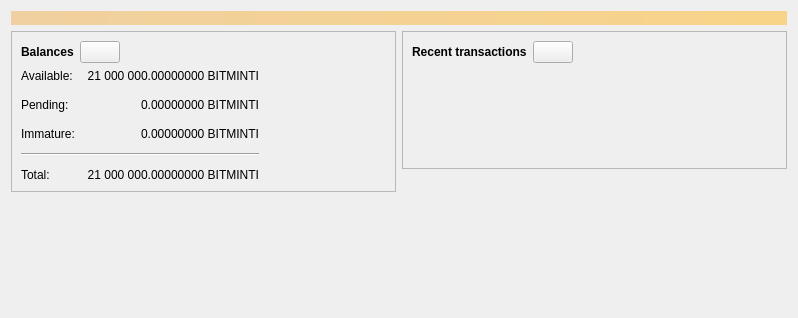
<?xml version="1.0" encoding="UTF-8"?>
<ui version="4.0">
 <class>OverviewPage</class>
 <widget class="QWidget" name="OverviewPage">
  <property name="geometry">
   <rect>
    <x>0</x>
    <y>0</y>
    <width>798</width>
    <height>318</height>
   </rect>
  </property>
  <property name="windowTitle">
   <string>Form</string>
  </property>
  <layout class="QVBoxLayout" name="topLayout">
   <item>
    <widget class="QLabel" name="labelAlerts">
     <property name="visible">
      <bool>false</bool>
     </property>
     <property name="styleSheet">
      <string notr="true">QLabel { background-color: qlineargradient(x1: 0, y1: 0, x2: 1, y2: 0, stop:0 #F0D0A0, stop:1 #F8D488); color:#000000; }</string>
     </property>
     <property name="wordWrap">
      <bool>true</bool>
     </property>
     <property name="margin">
      <number>3</number>
     </property>
     <property name="textInteractionFlags">
      <set>Qt::TextSelectableByMouse</set>
     </property>
    </widget>
   </item>
   <item>
    <layout class="QHBoxLayout" name="horizontalLayout" stretch="1,1">
     <item>
      <layout class="QVBoxLayout" name="verticalLayout_2">
       <item>
        <widget class="QFrame" name="frame">
         <property name="frameShape">
          <enum>QFrame::StyledPanel</enum>
         </property>
         <property name="frameShadow">
          <enum>QFrame::Raised</enum>
         </property>
         <layout class="QVBoxLayout" name="verticalLayout_4">
          <item>
           <layout class="QHBoxLayout" name="horizontalLayout_4">
            <item>
             <widget class="QLabel" name="label_5">
              <property name="font">
               <font>
                <weight>75</weight>
                <bold>true</bold>
               </font>
              </property>
              <property name="text">
               <string>Balances</string>
              </property>
             </widget>
            </item>
            <item>
             <widget class="QPushButton" name="labelWalletStatus">
              <property name="enabled">
               <bool>true</bool>
              </property>
              <property name="maximumSize">
               <size>
                <width>45</width>
                <height>16777215</height>
               </size>
              </property>
              <property name="toolTip">
               <string>The displayed information may be out of date. Your wallet automatically synchronizes with the Bitcoin network after a connection is established, but this process has not completed yet.</string>
              </property>
              <property name="text">
               <string/>
              </property>
              <property name="icon">
               <iconset resource="../bitcoin.qrc">
                <normaloff>:/icons/warning</normaloff>
                <disabledoff>:/icons/warning</disabledoff>:/icons/warning</iconset>
              </property>
              <property name="iconSize">
               <size>
                <width>24</width>
                <height>24</height>
               </size>
              </property>
             </widget>
            </item>
            <item>
             <spacer name="horizontalSpacer_3">
              <property name="orientation">
               <enum>Qt::Horizontal</enum>
              </property>
              <property name="sizeHint" stdset="0">
               <size>
                <width>40</width>
                <height>20</height>
               </size>
              </property>
             </spacer>
            </item>
           </layout>
          </item>
          <item>
           <layout class="QGridLayout" name="gridLayout">
            <property name="spacing">
             <number>12</number>
            </property>
            <item row="1" column="1">
             <widget class="QLabel" name="labelUnconfirmed">
              <property name="cursor">
               <cursorShape>IBeamCursor</cursorShape>
              </property>
              <property name="toolTip">
               <string>Total of transactions that have yet to be confirmed, and do not yet count toward the spendable balance</string>
              </property>
              <property name="text">
               <string notr="true">0.00000000 BITMINTI</string>
              </property>
              <property name="alignment">
               <set>Qt::AlignRight|Qt::AlignTrailing|Qt::AlignVCenter</set>
              </property>
              <property name="textInteractionFlags">
               <set>Qt::LinksAccessibleByMouse|Qt::TextSelectableByKeyboard|Qt::TextSelectableByMouse</set>
              </property>
             </widget>
            </item>
            <item row="3" column="0" colspan="2">
             <widget class="Line" name="line">
              <property name="orientation">
               <enum>Qt::Horizontal</enum>
              </property>
             </widget>
            </item>
            <item row="4" column="0">
             <widget class="QLabel" name="labelTotalText">
              <property name="text">
               <string>Total:</string>
              </property>
             </widget>
            </item>
            <item row="2" column="1">
             <widget class="QLabel" name="labelImmature">
              <property name="cursor">
               <cursorShape>IBeamCursor</cursorShape>
              </property>
              <property name="toolTip">
               <string>Mined balance that has not yet matured</string>
              </property>
              <property name="text">
               <string notr="true">0.00000000 BITMINTI</string>
              </property>
              <property name="alignment">
               <set>Qt::AlignRight|Qt::AlignTrailing|Qt::AlignVCenter</set>
              </property>
              <property name="textInteractionFlags">
               <set>Qt::LinksAccessibleByMouse|Qt::TextSelectableByKeyboard|Qt::TextSelectableByMouse</set>
              </property>
             </widget>
            </item>
            <item row="1" column="2">
             <spacer name="horizontalSpacer_2">
              <property name="orientation">
               <enum>Qt::Horizontal</enum>
              </property>
              <property name="sizeHint" stdset="0">
               <size>
                <width>40</width>
                <height>20</height>
               </size>
              </property>
             </spacer>
            </item>
            <item row="2" column="0">
             <widget class="QLabel" name="labelImmatureText">
              <property name="text">
               <string>Immature:</string>
              </property>
             </widget>
            </item>
            <item row="4" column="1">
             <widget class="QLabel" name="labelTotal">
              <property name="cursor">
               <cursorShape>IBeamCursor</cursorShape>
              </property>
              <property name="toolTip">
               <string>Your current total balance</string>
              </property>
              <property name="text">
               <string notr="true">21 000 000.00000000 BITMINTI</string>
              </property>
              <property name="alignment">
               <set>Qt::AlignRight|Qt::AlignTrailing|Qt::AlignVCenter</set>
              </property>
              <property name="textInteractionFlags">
               <set>Qt::LinksAccessibleByMouse|Qt::TextSelectableByKeyboard|Qt::TextSelectableByMouse</set>
              </property>
             </widget>
            </item>
            <item row="0" column="0">
             <widget class="QLabel" name="labelBalanceText">
              <property name="text">
               <string>Available:</string>
              </property>
             </widget>
            </item>
            <item row="0" column="1">
             <widget class="QLabel" name="labelBalance">
              <property name="cursor">
               <cursorShape>IBeamCursor</cursorShape>
              </property>
              <property name="toolTip">
               <string>Your current spendable balance</string>
              </property>
              <property name="text">
               <string notr="true">21 000 000.00000000 BITMINTI</string>
              </property>
              <property name="alignment">
               <set>Qt::AlignRight|Qt::AlignTrailing|Qt::AlignVCenter</set>
              </property>
              <property name="textInteractionFlags">
               <set>Qt::LinksAccessibleByMouse|Qt::TextSelectableByKeyboard|Qt::TextSelectableByMouse</set>
              </property>
             </widget>
            </item>
            <item row="1" column="0">
             <widget class="QLabel" name="labelPendingText">
              <property name="text">
               <string>Pending:</string>
              </property>
             </widget>
            </item>
           </layout>
          </item>
         </layout>
        </widget>
       </item>
       <item>
        <spacer name="verticalSpacer">
         <property name="orientation">
          <enum>Qt::Vertical</enum>
         </property>
         <property name="sizeHint" stdset="0">
          <size>
           <width>20</width>
           <height>40</height>
          </size>
         </property>
        </spacer>
       </item>
      </layout>
     </item>
     <item>
      <layout class="QVBoxLayout" name="verticalLayout_3">
       <item>
        <widget class="QFrame" name="frame_2">
         <property name="frameShape">
          <enum>QFrame::StyledPanel</enum>
         </property>
         <property name="frameShadow">
          <enum>QFrame::Raised</enum>
         </property>
         <layout class="QVBoxLayout" name="verticalLayout">
          <item>
           <layout class="QHBoxLayout" name="horizontalLayout_2">
            <item>
             <widget class="QLabel" name="label_4">
              <property name="font">
               <font>
                <weight>75</weight>
                <bold>true</bold>
               </font>
              </property>
              <property name="text">
               <string>Recent transactions</string>
              </property>
             </widget>
            </item>
            <item>
             <widget class="QPushButton" name="labelTransactionsStatus">
              <property name="enabled">
               <bool>true</bool>
              </property>
              <property name="maximumSize">
               <size>
                <width>45</width>
                <height>16777215</height>
               </size>
              </property>
              <property name="toolTip">
               <string>The displayed information may be out of date. Your wallet automatically synchronizes with the Bitcoin network after a connection is established, but this process has not completed yet.</string>
              </property>
              <property name="text">
               <string/>
              </property>
              <property name="icon">
               <iconset resource="../bitcoin.qrc">
                <normaloff>:/icons/warning</normaloff>
                <disabledoff>:/icons/warning</disabledoff>:/icons/warning</iconset>
              </property>
              <property name="iconSize">
               <size>
                <width>24</width>
                <height>24</height>
               </size>
              </property>
             </widget>
            </item>
            <item>
             <spacer name="horizontalSpacer">
              <property name="orientation">
               <enum>Qt::Horizontal</enum>
              </property>
              <property name="sizeHint" stdset="0">
               <size>
                <width>40</width>
                <height>20</height>
               </size>
              </property>
             </spacer>
            </item>
           </layout>
          </item>
          <item>
           <widget class="TransactionOverviewWidget" name="listTransactions">
            <property name="styleSheet">
             <string notr="true">QListView { background: transparent; }</string>
            </property>
            <property name="frameShape">
             <enum>QFrame::NoFrame</enum>
            </property>
            <property name="verticalScrollBarPolicy">
             <enum>Qt::ScrollBarAlwaysOff</enum>
            </property>
            <property name="horizontalScrollBarPolicy">
             <enum>Qt::ScrollBarAlwaysOff</enum>
            </property>
            <property name="sizeAdjustPolicy">
             <enum>QAbstractScrollArea::AdjustToContents</enum>
            </property>
            <property name="selectionMode">
             <enum>QAbstractItemView::NoSelection</enum>
            </property>
            <property name="uniformItemSizes">
             <bool>true</bool>
            </property>
           </widget>
          </item>
         </layout>
        </widget>
       </item>
       <item>
        <spacer name="verticalSpacer_2">
         <property name="orientation">
          <enum>Qt::Vertical</enum>
         </property>
         <property name="sizeHint" stdset="0">
          <size>
           <width>20</width>
           <height>40</height>
          </size>
         </property>
        </spacer>
       </item>
      </layout>
     </item>
    </layout>
   </item>
  </layout>
 </widget>
 <customwidgets>
  <customwidget>
   <class>TransactionOverviewWidget</class>
   <extends>QListView</extends>
   <header>qt/transactionoverviewwidget.h</header>
  </customwidget>
 </customwidgets>
 <resources/>
 <connections/>
</ui>
